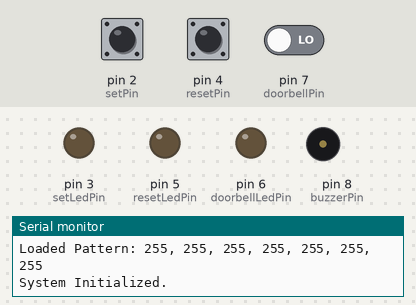
A sketch run on a simulated Arduino Uno, built with avr-gcc and run on an emulated ATmega328P. Shown: output pins drawn as LEDs (lit = HIGH), buzzer (waves = sounding), the last lines printed to the serial monitor. Dashed ring = blinking. The test bench sets the inputs (shaded band); at power-on: pin 2 (setPin) LOW, pin 4 (resetPin) LOW, pin 7 (doorbellPin) LOW. EEPROM starts erased.

Above: at 1.2 s.
1.3 s: pin 2 (setPin) pulled HIGH for 0.15 s
At 1.4 s:
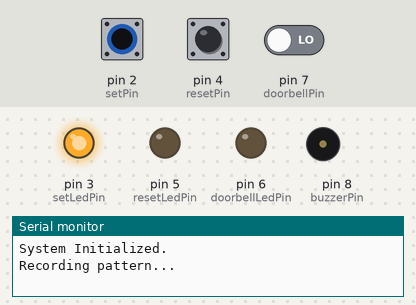
4.4 s: pin 4 (resetPin) pulled HIGH for 3.2 s
9.1 s: pin 7 (doorbellPin) driven HIGH
At 10.6 s:
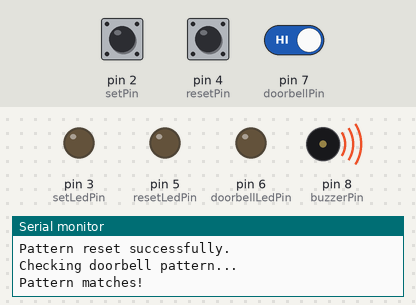
12.1 s: pin 2 (setPin) pulled HIGH for 1 s
At 14.1 s:
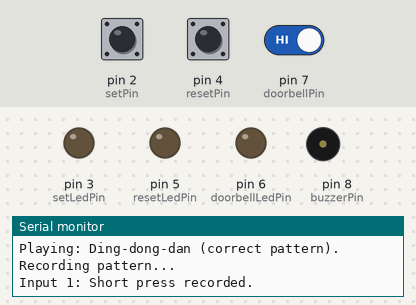
16.1 s: pin 7 (doorbellPin) driven LOW
At 16.28 s:
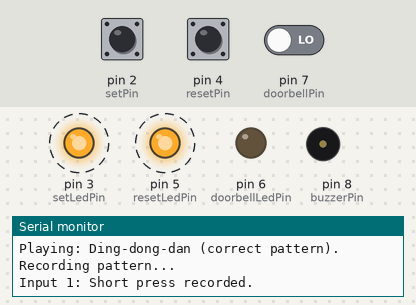
17.6 s: pin 7 (doorbellPin) driven HIGH
At 18.6 s:
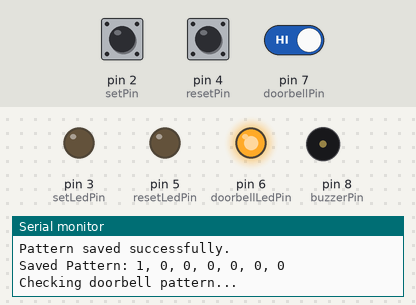
Timing chart, 0 to 20.1 s (numbered marks = the images above; inputs shaded):
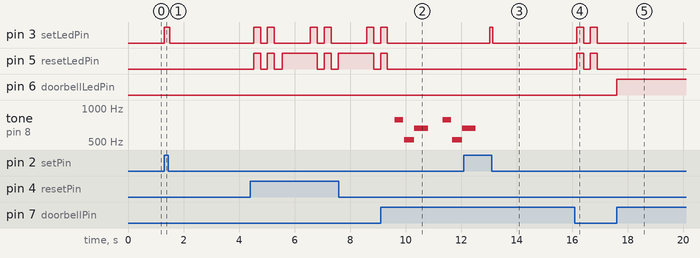

The sketch:

main.ino
```cpp
#include <EEPROM.h>

int setPin = 2, setLedPin = 3, resetPin = 4, resetLedPin = 5, doorbellPin = 7, doorbellLedPin = 6, buzzerPin = 8;
int resetSession = 0, idleTimer = 0, setTimer = 0, setPatternIndex = 0, patternDuration = 0, patternError = 0;
int savedPattern[8] = {0, 0, 0, 0, 0, 0, 0, 0}; // Pattern array with 7 slots + termination

unsigned long lastActivityTime = 0; // Tracks the last activity for idle timer
const int idleTimeout = 3000;       // 3 seconds in milliseconds
bool settingPattern = false;

void setup() {
  Serial.begin(9600); // Initialize Serial Communication
  pinMode(setPin, INPUT);
  pinMode(resetPin, INPUT);
  pinMode(doorbellPin, INPUT);
  pinMode(setLedPin, OUTPUT);
  pinMode(resetLedPin, OUTPUT);
  pinMode(doorbellLedPin, OUTPUT);
  pinMode(buzzerPin, OUTPUT);

  loadPatternFromEEPROM(); // Load saved pattern at startup
  Serial.println("System Initialized.");
}

void loop() {
  // Reset Pattern
  if (digitalRead(resetPin) == HIGH) {
    handleReset();
  }

  // Set Pattern
  if (digitalRead(setPin) == HIGH) {
    handleSetPattern();
  }

  // Doorbell Pattern Match
  if (digitalRead(doorbellPin) == HIGH) {
    handleDoorbell();
  }
}

void handleReset() {
  Serial.println("Resetting pattern...");
  digitalWrite(resetLedPin, HIGH);
  for (int i = 0; i < 7; i++) {
    savedPattern[i] = 0;
  }
  savePatternToEEPROM();
  setPatternIndex = 0;
  delay(1000);
  digitalWrite(resetLedPin, LOW);
  blinkConfirmation();
  Serial.println("Pattern reset successfully.");
}

void handleSetPattern() {
  Serial.println("Recording pattern...");
  settingPattern = true;

  // Clear the pattern array before recording a new one
  for (int i = 0; i < 8; i++) {
    savedPattern[i] = 0;
  }

  setPatternIndex = 0;
  lastActivityTime = millis();

  while (millis() - lastActivityTime < idleTimeout && setPatternIndex < 7) {
    if (digitalRead(setPin) == HIGH) {
      digitalWrite(setLedPin, HIGH);
      patternDuration = 0;

      // Wait for button release to measure duration
      while (digitalRead(setPin) == HIGH) {
        delay(100);
        patternDuration++;
      }
      int inputType = (patternDuration > 10) ? 2 : 1;
      savedPattern[setPatternIndex++] = inputType;

      // Debugging message for short/long press
      if (inputType == 1) {
        Serial.print("Input "); Serial.print(setPatternIndex); Serial.println(": Short press recorded.");
      } else {
        Serial.print("Input "); Serial.print(setPatternIndex); Serial.println(": Long press recorded.");
      }

      digitalWrite(setLedPin, LOW);
      lastActivityTime = millis(); // Reset idle timer
    }
  }

  settingPattern = false;
  savePatternToEEPROM();
  blinkConfirmation();
  Serial.println("Pattern saved successfully.");
  Serial.print("Saved Pattern: ");
  printPattern(savedPattern);
}

void handleDoorbell() {
  Serial.println("Checking doorbell pattern...");
  int doorbellIndex = 0;
  patternError = 0;
  lastActivityTime = millis();

  while (millis() - lastActivityTime < idleTimeout && doorbellIndex < 7 && savedPattern[doorbellIndex] != 0) {
    if (digitalRead(doorbellPin) == HIGH) {
      digitalWrite(doorbellLedPin, HIGH);
      patternDuration = 0;

      // Wait for button release to measure duration
      while (digitalRead(doorbellPin) == HIGH) {
        delay(100);
        patternDuration++;
      }
      int inputType = (patternDuration > 10) ? 2 : 1;

      // Debugging message for short/long press
      if (inputType == 1) {
        Serial.print("Doorbell Input "); Serial.print(doorbellIndex + 1); Serial.println(": Short press.");
      } else {
        Serial.print("Doorbell Input "); Serial.print(doorbellIndex + 1); Serial.println(": Long press.");
      }

      if (inputType != savedPattern[doorbellIndex]) {
        patternError = 1;
        break;
      }

      doorbellIndex++;
      digitalWrite(doorbellLedPin, LOW);
      lastActivityTime = millis(); // Reset idle timer
    }
  }

  // Check if pattern matched completely
  if (patternError == 0 && savedPattern[doorbellIndex] == 0) {
    patternError = 2;
  }

  // Act based on pattern matching results
  if (patternError == 1) {
    Serial.println("Pattern does NOT match.");
  } else if (patternError == 2) {
    Serial.println("Pattern matches!");
  }

  playFeedback(patternError);
}

void blinkConfirmation() {
  for (int i = 0; i < 2; i++) {
    digitalWrite(setLedPin, HIGH);
    digitalWrite(resetLedPin, HIGH);
    delay(250);
    digitalWrite(setLedPin, LOW);
    digitalWrite(resetLedPin, LOW);
    delay(250);
  }
}

void playFeedback(int errorType) {
  if (errorType == 1) {
    // Incorrect pattern: Play "ding-dong"
    tone(buzzerPin, 783, 300);
    delay(350);
    tone(buzzerPin, 523, 400);
    Serial.println("Playing: Ding-dong (incorrect pattern).");
  } else if (errorType == 2) {
    // Correct pattern: Play "ding-dong-dan"
    tone(buzzerPin, 783, 300);
    delay(350);
    tone(buzzerPin, 523, 400);
    delay(350);
    tone(buzzerPin, 659, 500);
    delay(1000);
    Serial.println("Playing: Ding-dong-dan (correct pattern).");
  }
}

void savePatternToEEPROM() {
  for (int i = 0; i < 8; i++) {
    EEPROM.write(i, savedPattern[i]);
  }
}

void loadPatternFromEEPROM() {
  for (int i = 0; i < 8; i++) {
    savedPattern[i] = EEPROM.read(i);
  }
  Serial.print("Loaded Pattern: ");
  printPattern(savedPattern);
}

void printPattern(int pattern[]) {
  for (int i = 0; i < 7; i++) {
    Serial.print(pattern[i]);
    if (i < 6) Serial.print(", ");
  }
  Serial.println();
}
```

Measured:
- after the input at 1.3 s, pin 3 (setLedPin): LOW → HIGH at once, → LOW 0.20 s later
- after the input at 9.1 s, tone on pin 8 (buzzerPin): plays 783 Hz for 0.30 s, 523 Hz for 0.35 s, 659 Hz for 0.50 s, 783 Hz for 0.30 s, 523 Hz for 0.35 s, 659 Hz for 0.06 s, starting after 0.51 s
- after the input at 12.1 s, pin 3 (setLedPin): LOW → HIGH after 0.94 s, → LOW 0.10 s later; tone on pin 8 (buzzerPin): goes on until 12.5 s, then stays silent
- after the input at 16.1 s, pin 6 (doorbellLedPin): stays LOW (without the input it goes to HIGH after 1.1 s)
- after the input at 17.6 s, pin 6 (doorbellLedPin): LOW → HIGH at once
- by itself, pin 5 (resetLedPin): repeats every 2.0 s: LOW 0.25 s, HIGH 0.25 s, LOW 0.27 s, HIGH 1.3 s
